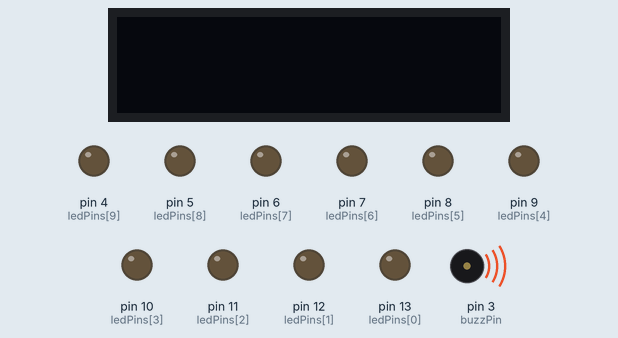
This sketch was run on a simulated Arduino Uno, built with avr-gcc and run on an emulated ATmega328P. Shown: 128×32 one-colour display, output pins drawn as LEDs (lit = HIGH), buzzer (waves = sounding, pin HIGH). What the sketch prints to the serial monitor is not drawn.

Above: at 0.1 s.
Timing chart, 0 to 1.6 s (numbered marks = the images above):
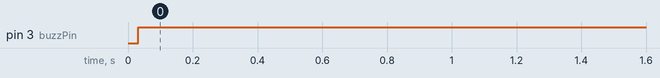

Measured:
- by itself, pin 3 (buzzPin): LOW → HIGH at 0.03 s

The sketch:

Front_Sensor_OLED_Bar.ino
```cpp
#include <Arduino.h>
#include <U8g2lib.h>
#include <Wire.h>
#include <SoftwareSerial.h>

SoftwareSerial mySerial(0,1); // RX, TX
unsigned char data[4]={};
float distance;
const int ledCount = 10;
int displaynum = 0;
int buzzPin =  3;
int ledPins[] = {
  13, 12, 11, 10, 9, 8, 7 ,6, 5, 4
};

U8G2_SSD1306_128X32_UNIVISION_F_HW_I2C u8g2(U8G2_R0, /* reset=*/ U8X8_PIN_NONE);  //M0/ESP32/ESP8266/mega2560/Uno/Leonardo

void setup() {
  for (int thisLed = 0; thisLed < ledCount; thisLed++) {
    pinMode(ledPins[thisLed], OUTPUT);
  } // put your setup code here, to run once:
  pinMode(buzzPin, OUTPUT);
  Serial.begin(57600);
  mySerial.begin(9600);
  u8g2.begin();
}

void loop() {
 do{
     for(int i=0;i<4;i++)
     {
       data[i]=mySerial.read();
     }
  }while(mySerial.read()==0xff);

  mySerial.flush();

 if(data[0]==0xff)
    {
      int sum;
      sum=(data[0]+data[1]+data[2])&0x00FF;
      if(sum==data[3])
      {
        distance=(data[1]<<8)+data[2];
        if(distance>30)
          {

if(distance < 1200){
int distancecm = distance/10;
  u8g2.clearBuffer();
  u8g2.setFont(u8g2_font_logisoso28_tn);
  u8g2.setCursor(30,30);
  u8g2.print(distancecm);
  u8g2.sendBuffer();
int ledLevel = map(distance, 0, 1450, 0, ledCount);

for (int thisLed = 0; thisLed < ledCount; thisLed++) {

    if (thisLed < ledLevel) {
      digitalWrite(ledPins[thisLed], HIGH);
    } else { // turn off all pins higher than the ledLevel:
      digitalWrite(ledPins[thisLed], LOW);
    }
}
} else {
  u8g2.clearBuffer();
  u8g2.setFont(u8g2_font_logisoso28_tr);
  u8g2.setCursor(30,30);
  u8g2.print("OK");
  u8g2.sendBuffer();
  for (int thisLed = 0; thisLed < ledCount; thisLed++) {
    digitalWrite(ledPins[thisLed], LOW);
  }

}

            }else
             {
               Serial.println("Below the lower limit");
             }
      }else Serial.println("ERROR");
     }
 if (distance < 400){
      digitalWrite(buzzPin, HIGH);
     } else {
      digitalWrite(buzzPin, LOW);
     }
delay(100);
}
```
